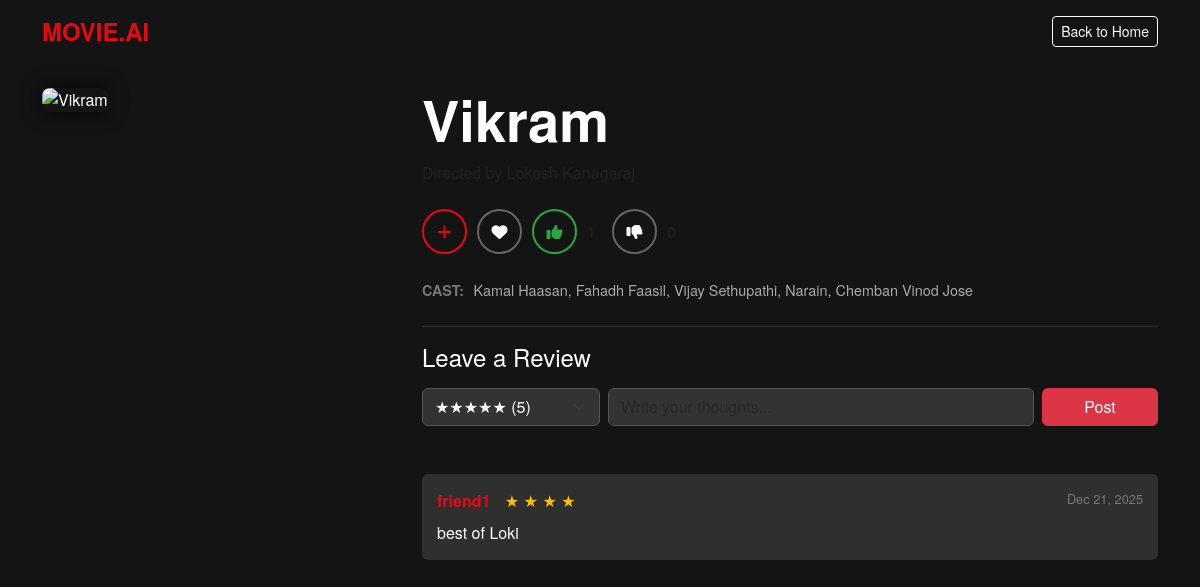
Page /movie/743563/ (signed in) on the committed database.
### core/models.py (models this page shows, shortened)
class Movie(models.Model):
    title = models.CharField(max_length=200)
    overview = models.TextField()
    tmdb_id = models.IntegerField(unique=True)
    genres = models.CharField(max_length=500, blank=True)
    poster_url = models.CharField(max_length=500, blank=True, null=True)
    director = models.CharField(max_length=200, default="Unknown")
    cast = models.CharField(max_length=500, default="Unknown")

class Review(models.Model):
    user = models.ForeignKey(User, on_delete=models.CASCADE)
    movie = models.ForeignKey(Movie, on_delete=models.CASCADE)
    rating = models.FloatField(
        validators=[MinValueValidator(1.0), MaxValueValidator(10.0)])
    text = models.TextField(blank=True)
    created_at = models.DateTimeField(auto_now_add=True)

### core/views.py (the view, shortened to what this page needs)
# urls.py: path('movie/<int:movie_id>/', views.movie_detail, name='movie_detail'),
@login_required
def movie_detail(request, movie_id):
    movie = get_object_or_404(Movie, tmdb_id=movie_id)
    poster, director, cast = get_movie_data(movie)
    related_movies = []
    try:
        if new_df is not None:
            movie_in_df = new_df[new_df['id'] == int(movie_id)]
            if not movie_in_df.empty:
                current_tags = str(movie_in_df.iloc[0]['tags']).lower()
                common_genres = ['action', 'adventure', 'animation', 'comedy', 'crime', 'documentary', 'drama', 'family',
                                 'fantasy', 'history', 'horror', 'music', 'mystery', 'romance', 'science fiction', 'thriller', 'war', 'western']
                found_genres = [g for g in common_genres if g in current_tags]
                if found_genres:
                    genre_regex = '|'.join(found_genres)
                    condition = new_df['tags'].str.contains(
                        genre_regex, case=False, na=False)
                    related_df = new_df[condition & (
                        new_df['id'] != int(movie_id))]
                    if not related_df.empty:
                        samples = related_df.sample(n=min(6, len(related_df)))
                        for _, row in samples.iterrows():
                            p_url = safe_fetch_poster(
                                int(row['id']), row['title'])
                            related_movies.append(
                                {'title': row['title'], 'poster': p_url, 'id': row['id']})
    except Exception as e:
        print(f"Error finding related movies: {e}")
    return render(request, 'movie_detail.html', {
        'movie': movie,
        'poster': poster,
        'director': director,
        'cast': cast,
        'related_movies': related_movies,  # <--- Passing the new list here
        'in_watchlist': Watchlist.objects.filter(user=request.user, movie=movie).exists(),
        'in_favorites': Favorite.objects.filter(user=request.user, movie=movie).exists(),
        'reviews': Review.objects.filter(movie=movie).order_by('-created_at'),
        'likes_count': Vote.objects.filter(movie=movie, vote_type='LIKE').count(),
        'dislikes_count': Vote.objects.filter(movie=movie, vote_type='DISLIKE').count(),
        'current_vote': (Vote.objects.filter(user=request.user, movie=movie).first().vote_type if Vote.objects.filter(user=request.user, movie=movie).first() else None)
    })

### core/views.py (called while the page is built, shortened)
def get_movie_data(movie_obj):
    if movie_obj.poster_url and movie_obj.director != "Unknown":
        return movie_obj.poster_url, movie_obj.director, movie_obj.cast

### core/templates/movie_detail.html (shortened to what this page needs)
<!DOCTYPE html>
<html lang="en">
<head>
    <link href="https://cdn.jsdelivr.net/npm/bootstrap@5.3.0/dist/css/bootstrap.min.css" rel="stylesheet">
    <link rel="stylesheet" href="https://cdnjs.cloudflare.com/ajax/libs/font-awesome/6.5.1/css/all.min.css">
</head>
<body>
    <nav class="navbar navbar-dark bg-transparent mb-4">
        <div class="container">
            <a class="navbar-brand" href="/">MOVIE.AI</a>
            <a href="/" class="btn btn-outline-light btn-sm">Back to Home</a>
        </div>
    </nav>
    <div class="container mt-4">
        <div class="row">
            <div class="col-md-4 mb-4">
                <img src="{{ poster }}" class="movie-poster-lg" alt="{{ movie.title }}">
            </div>
            <div class="col-md-8">
                <h1 class="display-4 fw-bold mb-2">{{ movie.title }}</h1>
                <p class="text-muted mb-4">Directed by {{ director }}</p>
                <div class="d-flex align-items-center mb-4">
                    <a href="{% url 'toggle_watchlist' movie.tmdb_id %}" class="btn-icon {% if in_watchlist %}active-watch{% endif %}" title="Watchlist">
                        <i class="fas fa-plus"></i>
                    </a>
                    <a href="{% url 'toggle_favorite' movie.tmdb_id %}" class="btn-icon {% if in_favorites %}active-fav{% endif %}" title="Favorites">
                        <i class="fas fa-heart"></i>
                    </a>
                    <a href="{% url 'toggle_vote' movie.tmdb_id 'LIKE' %}" class="btn-icon {% if current_vote == 'LIKE' %}active-like{% endif %}" title="Like">
                        <i class="fas fa-thumbs-up"></i>
                    </a> <span class="me-3 text-muted">{{ likes_count }}</span>
                    <a href="{% url 'toggle_vote' movie.tmdb_id 'DISLIKE' %}" class="btn-icon {% if current_vote == 'DISLIKE' %}active-dislike{% endif %}" title="Dislike">
                        <i class="fas fa-thumbs-down"></i>
                    </a> <span class="text-muted">{{ dislikes_count }}</span>
                </div>
                <div class="mb-4">
                    <span class="meta-label">CAST:</span>
                    <span class="cast-text">{{ cast }}</span>
                </div>
                <hr class="border-secondary">
                <h4 class="mb-3">Leave a Review</h4>
                <form method="POST" class="mb-5">
                    <div class="row g-2">
                        <div class="col-md-3">
                            <select name="rating" class="form-select" required>
                                <option value="5">★★★★★ (5)</option>
                            </select>
                        </div>
                        <div class="col-md-7">
                            <input type="text" name="review_text" class="form-control" placeholder="Write your thoughts..." required autocomplete="off">
                        </div>
                        <div class="col-md-2">
                            <button type="submit" class="btn btn-danger w-100">Post</button>
                        </div>
                    </div>
                </form>
                {% for review in reviews %}
                <div class="review-box">
                    <div>
                        <span class="review-user">{{ review.user.username }}</span>
                        <span class="star-rating">
                            {% if review.rating >= 1 %}★{% endif %}
                            {% if review.rating >= 2 %}★{% endif %}
                            {% if review.rating >= 3 %}★{% endif %}
                            {% if review.rating >= 4 %}★{% endif %}
                        </span>
                        <span class="float-end review-date">{{ review.created_at|date:"M d, Y" }}</span>
                    </div>
                    <p class="mt-2 mb-0 text-white">{{ review.text }}</p>
                </div>
                {% empty %}
                <p class="text-muted">No reviews yet. Be the first to review!</p>
                {% endfor %}
            </div>
        </div>
    </div>
</body>
</html>

### core/templates/movie_detail.html (style rules this page uses)
body { background-color: #141414; color: white; font-family: 'Helvetica Neue', Helvetica, Arial, sans-serif; }
.navbar-brand { font-weight: bold; color: #e50914 !important; font-size: 1.5rem; }
.btn-icon { background: transparent; border: 2px solid #666; color: white; border-radius: 50%; width: 45px; height: 45px; display: inline-flex; align-items: center; justify-content: center; transition: all 0.3s; margin-right: 10px; text-decoration: none; }
.btn-icon.active-watch { border-color: #e50914; color: #e50914; }
.btn-icon.active-like { border-color: #28a745; color: #28a745; }
.movie-poster-lg { border-radius: 8px; box-shadow: 0 0 20px rgba(0,0,0,0.8); width: 100%; object-fit: cover; }
.cast-text { color: #aaa; font-size: 0.9rem; }
.meta-label { color: #777; font-weight: bold; font-size: 0.9rem; margin-right: 5px; }
.review-box { background-color: #2f2f2f; padding: 15px; border-radius: 6px; margin-bottom: 15px; }
.review-user { font-weight: bold; color: #e50914; margin-right: 10px; }
.review-date { color: #777; font-size: 0.8rem; }
.star-rating { color: #ffc107; }
.form-control, .form-select { background-color: #333; border: 1px solid #555; color: white; }

### rows in the picture
Review: user.username "friend1", created_at "Dec 21, 2025", text "best of Loki"
